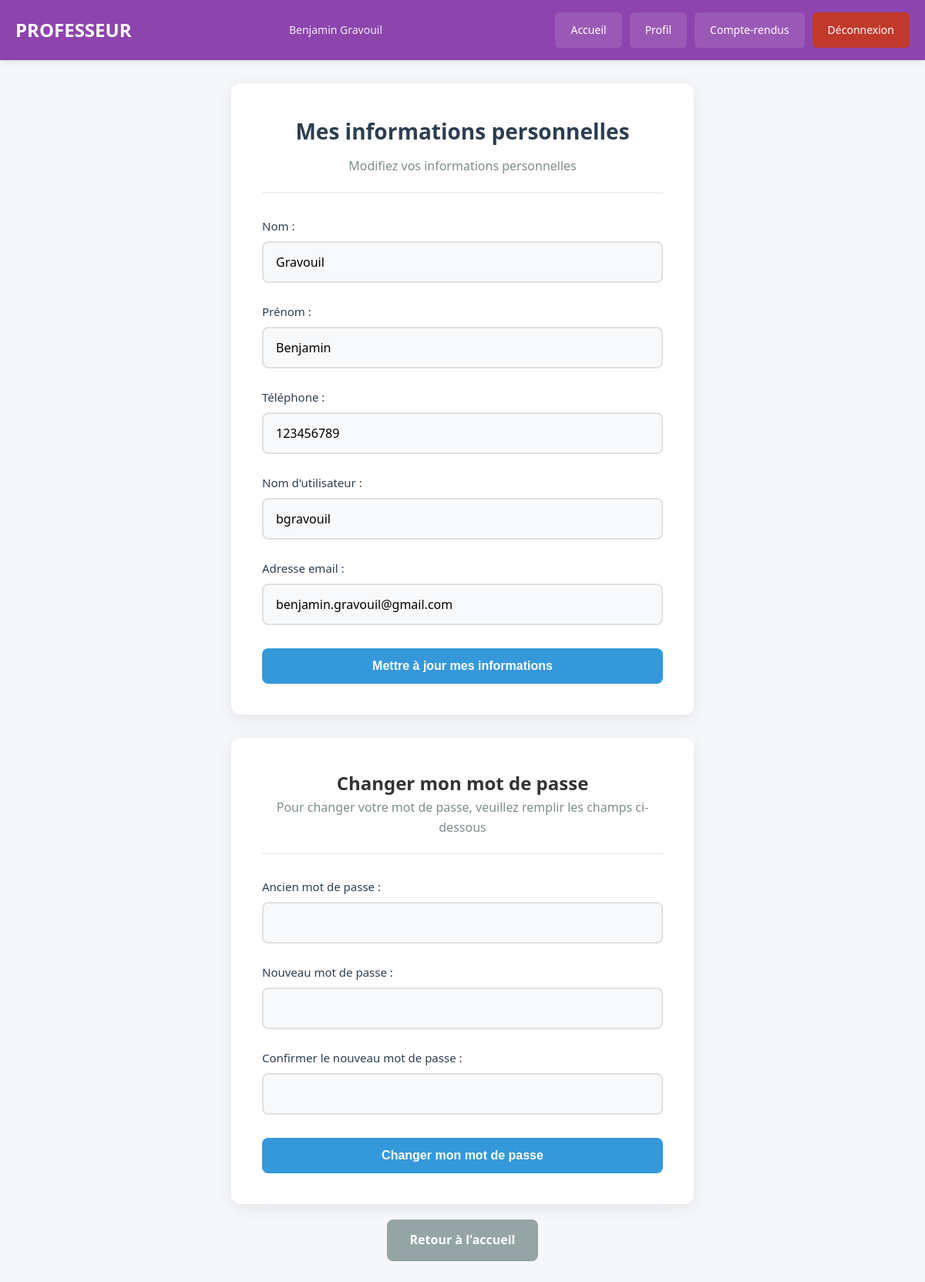
The app's page /perso.php (signed in) with its own data.
### tables this page shows
CREATE TABLE `utilisateur` (
  `num` int(10) NOT NULL,
  `nom` varchar(100) DEFAULT NULL,
  `prenom` varchar(100) DEFAULT NULL,
  `tel` int(20) DEFAULT NULL,
  `login` varchar(100) DEFAULT NULL,
  `motdepasse` varchar(100) DEFAULT NULL,
  `type` int(1) DEFAULT NULL,
  `email` varchar(100) DEFAULT NULL,
  `option` int(1) NOT NULL COMMENT '0 pour ELEVE; 1 pour PROF',
  `num_stage` int(10) DEFAULT NULL
);

### perso.php (the view, shortened to what this page needs)
<?php
include '_conf.php';
$id = $_SESSION["id"];
$connexion = mysqli_connect($serveurBDD,$userBDD,$mdpBDD,$nomBDD);
$requete = $connexion->prepare("SELECT * FROM utilisateur WHERE num = ?");
$requete->bind_param("i", $id);
$requete->execute();
$resultat = $requete->get_result();
$donnees = $resultat->fetch_assoc();
$nom = $donnees['nom'];
$prenom = $donnees['prenom'];
$tel = $donnees['tel'];
$login = $donnees['login'];
$email = $donnees['email'];
?>
<!DOCTYPE html>
<html lang="fr">
<head>
    <link rel="stylesheet" href="css/style.css">
    <link rel="stylesheet" href="css/menu.css">
    <?php if($_SESSION["type"]==0): ?>
        <link rel="stylesheet" href="css/menueleve.css">
    <?php else: ?>
        <link rel="stylesheet" href="css/menuprof.css">
    <?php endif; ?>
    <link rel="stylesheet" href="css/formulaire.css">
</head>
<body>
    <div class="main-container">
        <?php if($_SESSION["type"]==0): ?>
            <?php include '_menuEleve.php'; ?>
        <?php else: ?>
            <?php include '_menuProf.php'; ?>
        <?php endif; ?>
        <div class="content-center">
            <div class="form-card">
                <div class="form-header">
                    <h1>Mes informations personnelles</h1>
                    <p>Modifiez vos informations personnelles</p>
                </div>
                <form action="perso.php" method="post">
                    <div class="form-group">
                        <label class="form-label">Nom :</label>
                        <input type="text" name="nom" class="form-control"
                               value="<?php echo htmlspecialchars($nom); ?>" required>
                    </div>
                    <div class="form-group">
                        <label class="form-label">Prénom :</label>
                        <input type="text" name="prenom" class="form-control"
                               value="<?php echo htmlspecialchars($prenom); ?>" required>
                    </div>
                    <div class="form-group">
                        <label class="form-label">Téléphone :</label>
                        <input type="tel" name="tel" class="form-control"
                               value="<?php echo htmlspecialchars($tel); ?>"
                               placeholder="Ex: 0612345678">
                    </div>
                    <div class="form-group">
                        <label class="form-label">Nom d'utilisateur :</label>
                        <input type="text" name="login" class="form-control"
                               value="<?php echo htmlspecialchars($login); ?>" required>
                    </div>
                    <div class="form-group">
                        <label class="form-label">Adresse email :</label>
                        <input type="email" name="email" class="form-control"
                               value="<?php echo htmlspecialchars($email); ?>" required>
                    </div>
                    <div class="form-actions">
                        <button type="submit" class="btn btn-primary btn-full"
                                name="envoi_info" value="1">
                            Mettre à jour mes informations
                        </button>
                    </div>
                </form>
            </div>
            <div class="form-card" style="margin-top: 30px;">
                <div class="form-header">
                    <h2>Changer mon mot de passe</h2>
                    <p>Pour changer votre mot de passe, veuillez remplir les champs ci-dessous</p>
                </div>
                <form action="perso.php" method="post">
                    <div class="form-group">
                        <label class="form-label">Ancien mot de passe :</label>
                        <input type="password" name="ancien_mdp" class="form-control" required>
                    </div>
                    <div class="form-group">
                        <label class="form-label">Nouveau mot de passe :</label>
                        <input type="password" name="nouveau_mdp" class="form-control" required minlength="4">
                    </div>
                    <div class="form-group">
                        <label class="form-label">Confirmer le nouveau mot de passe :</label>
                        <input type="password" name="confirmer_mdp" class="form-control" required minlength="4">
                    </div>
                    <div class="form-actions">
                        <button type="submit" class="btn btn-primary btn-full"
                                name="changer_mdp" value="1">
                            Changer mon mot de passe
                        </button>
                    </div>
                </form>
            </div>
            <div style="text-align: center; margin-top: 20px;">
                <a href="accueil.php" class="btn btn-secondary">
                    Retour à l'accueil
                </a>
            </div>
        </div>
    </div>
</body>
</html>

### style.css (style rules this page uses)
* { margin: 0; padding: 0; box-sizing: border-box; }
body { font-family: Arial, sans-serif; background-color: #f4f4f4; color: #333; line-height: 1.6; }

### formulaire.css (style rules this page uses)
* { margin: 0; padding: 0; box-sizing: border-box; }
body { font-family: 'Segoe UI', Tahoma, Geneva, Verdana, sans-serif; background: #f5f7fa; min-height: 100vh; display: flex; flex-direction: column; }
.main-container { display: flex; flex-direction: column; min-height: 100vh; }
.content-center { flex: 1; display: flex; flex-direction: column; justify-content: center; align-items: center; padding: 30px 20px; }
.form-card { background: white; border-radius: 12px; box-shadow: 0 5px 20px rgba(0, 0, 0, 0.08); padding: 40px; width: 100%; max-width: 600px; margin: 0 auto; }
.form-header { text-align: center; margin-bottom: 30px; padding-bottom: 20px; border-bottom: 2px solid #f0f0f0; }
.form-header h1 { color: #2c3e50; font-size: 28px; margin-bottom: 10px; font-weight: 600; }
.form-header p { color: #7f8c8d; font-size: 16px; }
.form-group { margin-bottom: 25px; width: 100%; }
.form-label { display: block; margin-bottom: 8px; color: #2c3e50; font-weight: 500; font-size: 15px; }
.form-control { width: 100%; padding: 14px 16px; border: 2px solid #e0e0e0; border-radius: 8px; font-size: 16px; font-family: 'Segoe UI', sans-serif; transition: all 0.3s; background: #f8f9fa; }
.form-actions { display: flex; gap: 15px; margin-top: 30px; justify-content: center; }
.btn { padding: 14px 30px; border-radius: 8px; font-size: 16px; font-weight: 600; cursor: pointer; transition: all 0.3s; text-decoration: none; border: none; display: inline-block; text-align: center; }
.btn-primary { background: #3498db; color: white; min-width: 180px; }
.btn-secondary { background: #95a5a6; color: white; min-width: 180px; }
.btn-full { width: 100%; }

### records on screen
utilisateur: nom "Gravouil", prenom "Benjamin", tel "123456789", login "bgravouil", email "benjamin.gravouil@gmail.com"

### other values on screen
$_SESSION["prenom"] "Benjamin"
$_SESSION["nom"] "Gravouil"
